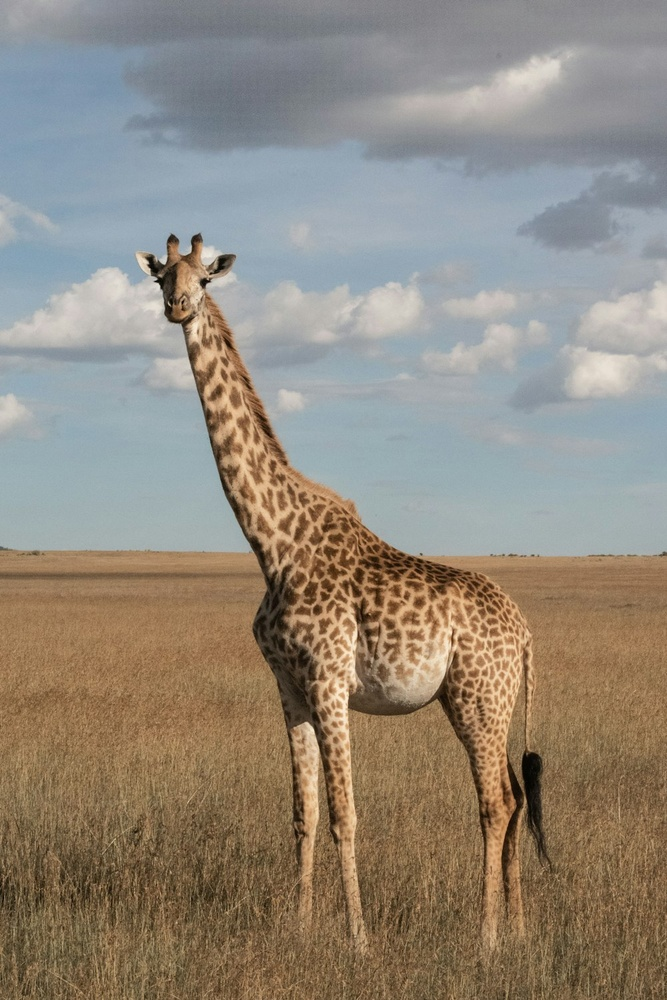
#> input picture color_thresholding/giraph.jpg, 667 x 1000 px, shrunk from 1000 x 1500 before the run, found by its file name
$ jupyter execute histogram_image.ipynb
#> lines starting #> are read from the running program, lines starting #| are printed output that depends on the picture
[cell 1]
import cv2
import matplotlib.pyplot as plt
import numpy as np

[cell 2]
Image=cv2.imread("D:\sudesh\All_about_DL\opencv_tutorial\color_thresholding\giraph.jpg")
#> Image is the input picture: shape (1000, 667, 3); mean B, G, R 124.4, 137, 146.1
img_rgb=cv2.cvtColor(Image, cv2.COLOR_BGR2RGB)
img_gray=cv2.cvtColor(Image, cv2.COLOR_BGR2GRAY)
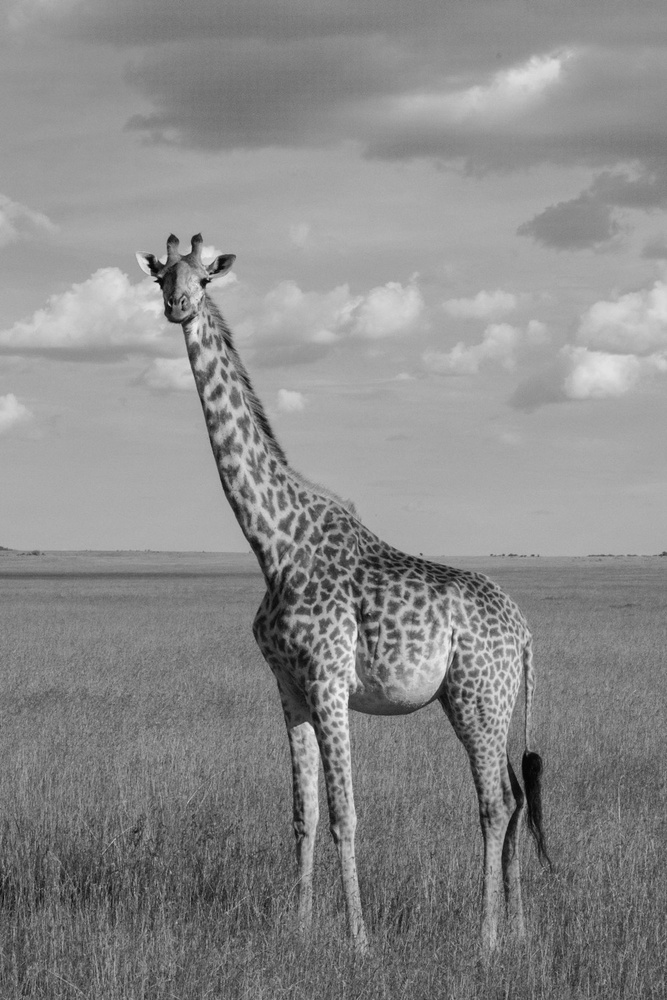
#> img_gray: shape (1000, 667); min 2, max 240, mean 138.3

[cell 3]
hist, bins =np.histogram(img_gray.flatten(), 256, [0, 256])
#> hist = 256 values, max 18933 at index 168, min 0 at index 0, mean 2605.5; bins = 257 values from 0 to 256

equilize_image=cv2.equalizeHist(img_gray)
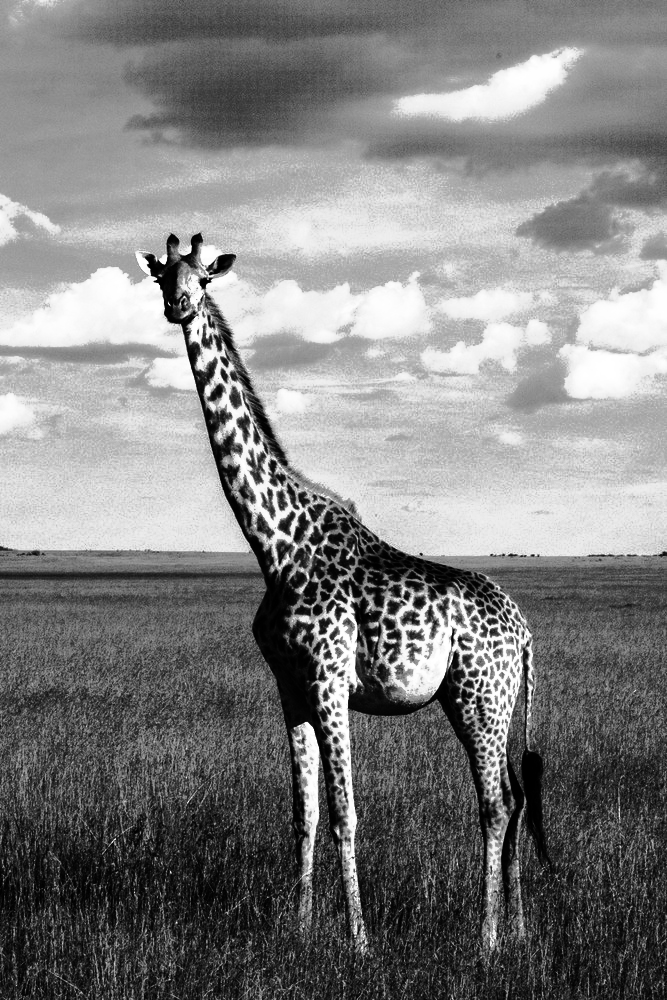
#> equilize_image: shape (1000, 667); min 0, max 255, mean 128.9

equilize_hist, bins=np.histogram(equilize_image.flatten(), 256, [0, 256])
#> equilize_hist = 256 values, max 18933 at index 201, min 0 at index 31, mean 2605.5

plt.figure(figsize=(12, 6))

plt.subplot(2,2,1)
plt.imshow(img_gray, cmap='grey')
plt.title('Original_image')

plt.subplot(2,2,2)
plt.plot(hist, color='blue')
plt.title('hist_image')

plt.subplot(2,2,3)
plt.imshow(equilize_image, cmap='grey')
plt.title('equilize_image')

plt.subplot(2,2,4)
plt.plot(equilize_hist, color='green')
plt.title('equileze_hist_image')

plt.tight_layout()
plt.show()
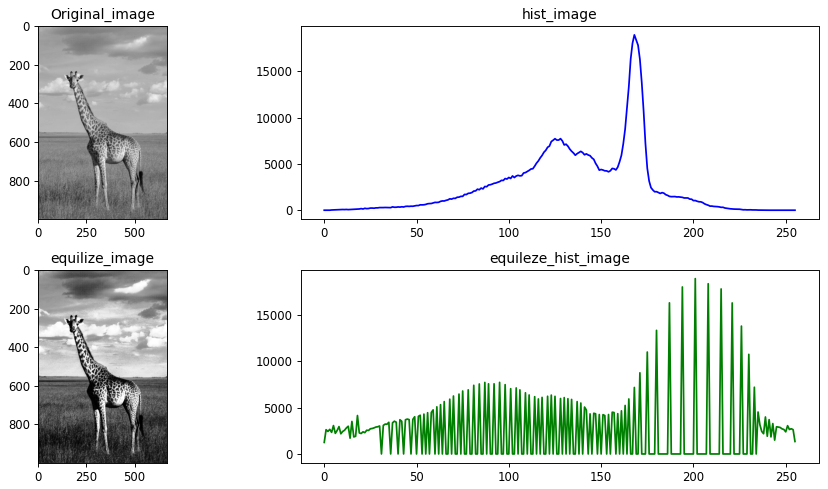
#> figure drawn by matplotlib, 4 panels; panel 2: curve peaks at x = 168, y = 18933; panel 4: curve peaks at x = 201, y = 18933

# img_equi=cv2.cvtColor(equilize_image, cv2.COLOR_BGR2RGB)

[cell 4]
#YUV and LAB

img_yuv=cv2.cvtColor(Image, cv2.COLOR_BGR2YUV)
#> img_yuv: shape (1000, 667, 3); mean of channels 0, 1, 2 138.3, 121.1, 134.8

img_yuv[:, :, 0] = cv2.equalizeHist(img_yuv[:, :, 0])
#> img_yuv: shape (1000, 667, 3); mean of channels 0, 1, 2 128.9, 121.1, 134.8

equilize_color_image = cv2.cvtColor(img_yuv, cv2.COLOR_YUV2BGR)
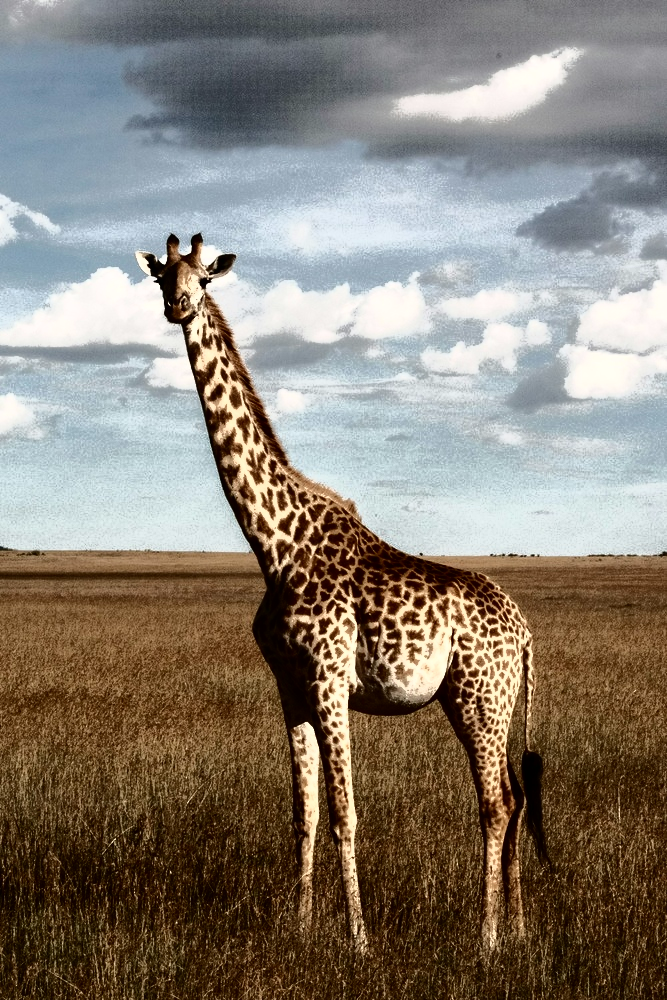
#> equilize_color_image: shape (1000, 667, 3); mean B, G, R 116.6, 127.7, 136.2

equilize_color_image_rgb=cv2.cvtColor(equilize_color_image, cv2.COLOR_BGR2RGB)


plt.figure(figsize=(12, 6))

plt.subplot(1,2,1)
plt.imshow(img_rgb)
plt.title('Original_image')

plt.subplot(1,2,2)
plt.imshow(equilize_color_image_rgb)
plt.title('equilize_image')


plt.tight_layout()
plt.show()

$ run again, with color_thresholding/mountain_image.jpg copied over color_thresholding/giraph.jpg
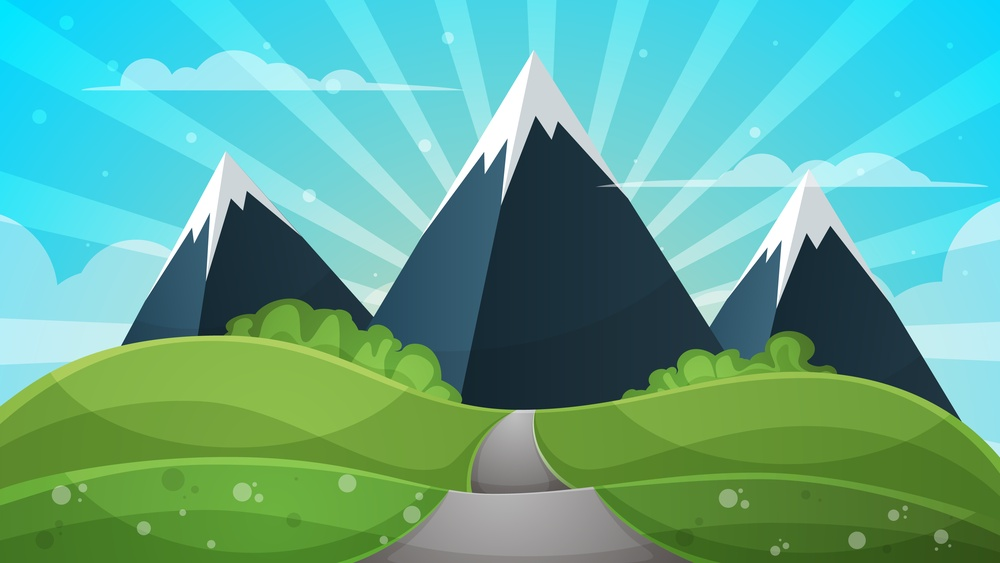
#> input picture color_thresholding/mountain_image.jpg, 1000 x 563 px, shrunk from 7000 x 3938 before the run, found by its file name
#> Image is the input picture: shape (563, 1000, 3); mean B, G, R 146.3, 169.3, 94.4
#> hist = 256 values, max 9337 at index 174, min 0 at index 0, mean 2199.2; bins = 257 values from 0 to 256
#> `equilize_image=cv2.equalizeHist(img_gray)`:
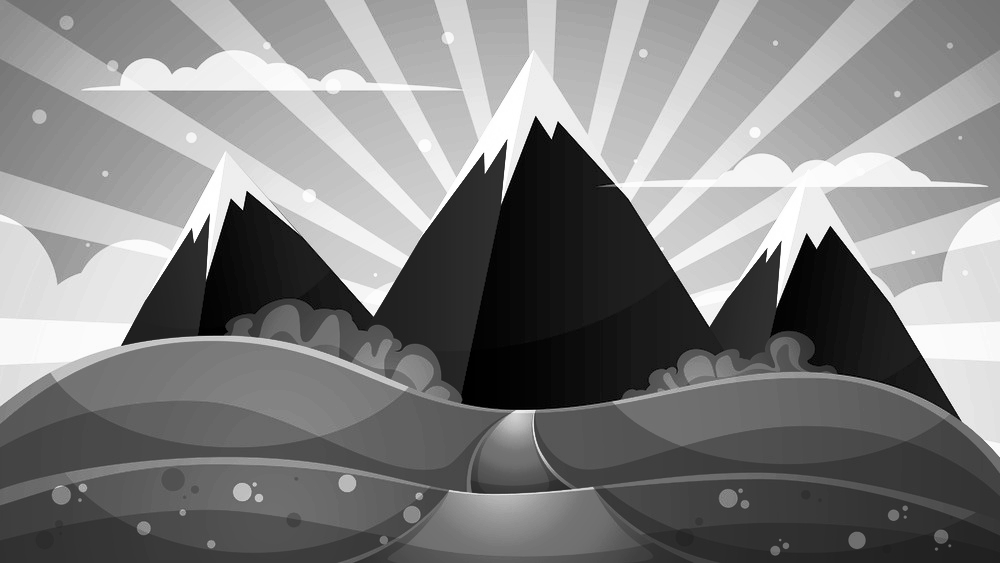
#> equilize_image: shape (563, 1000); min 0, max 255, mean 128.5
#> equilize_hist = 256 values, max 9337 at index 170, min 0 at index 5, mean 2199.2
#> `equilize_color_image = cv2.cvtColor(img_yuv, cv2.COLOR_YUV2BGR)`:
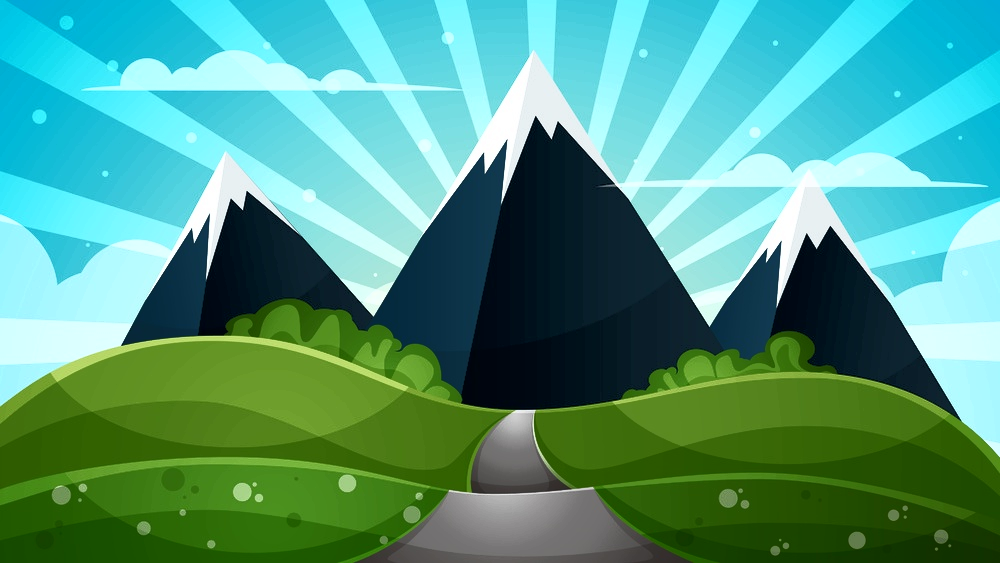
#> equilize_color_image: shape (563, 1000, 3); mean B, G, R 130, 153, 79.3
